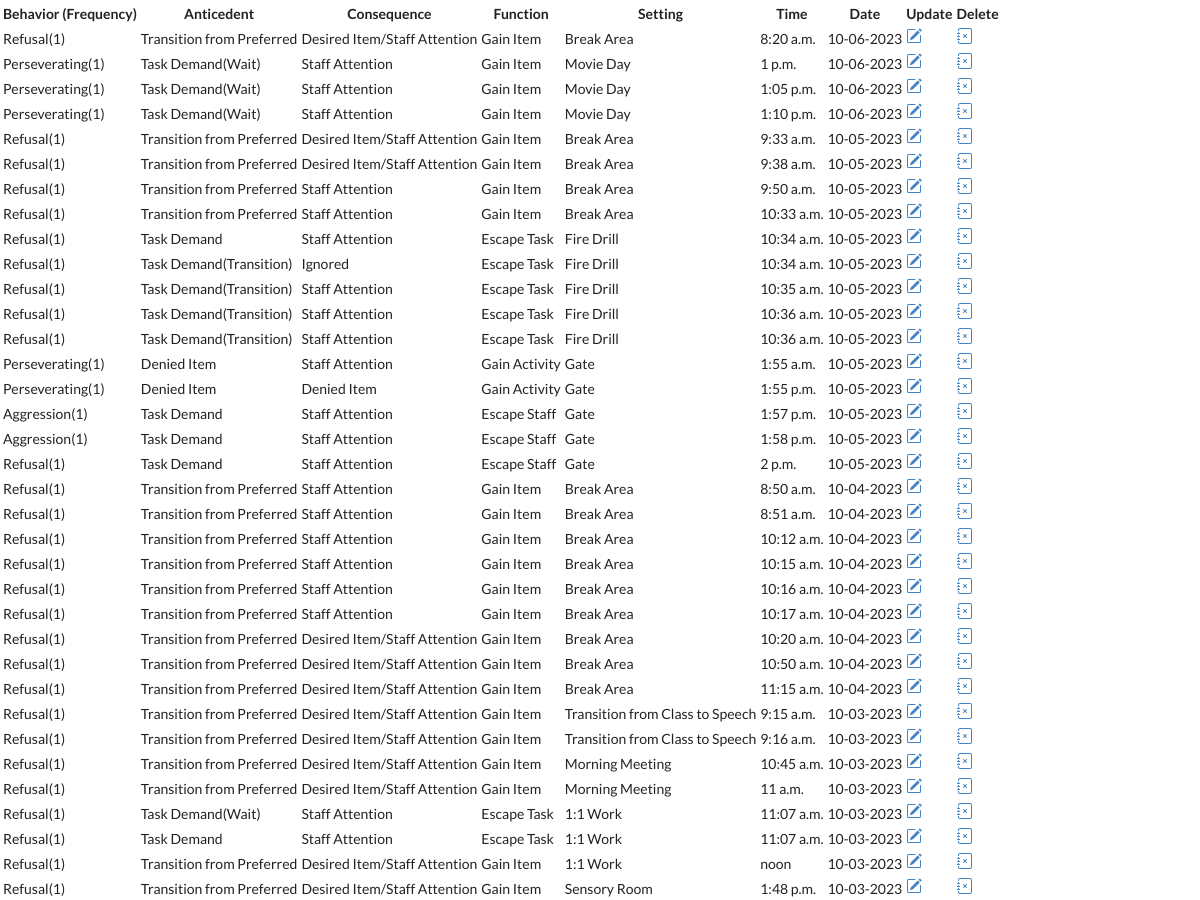
Before: /dashboard/2/ (signed in, middle part) with the older database file.
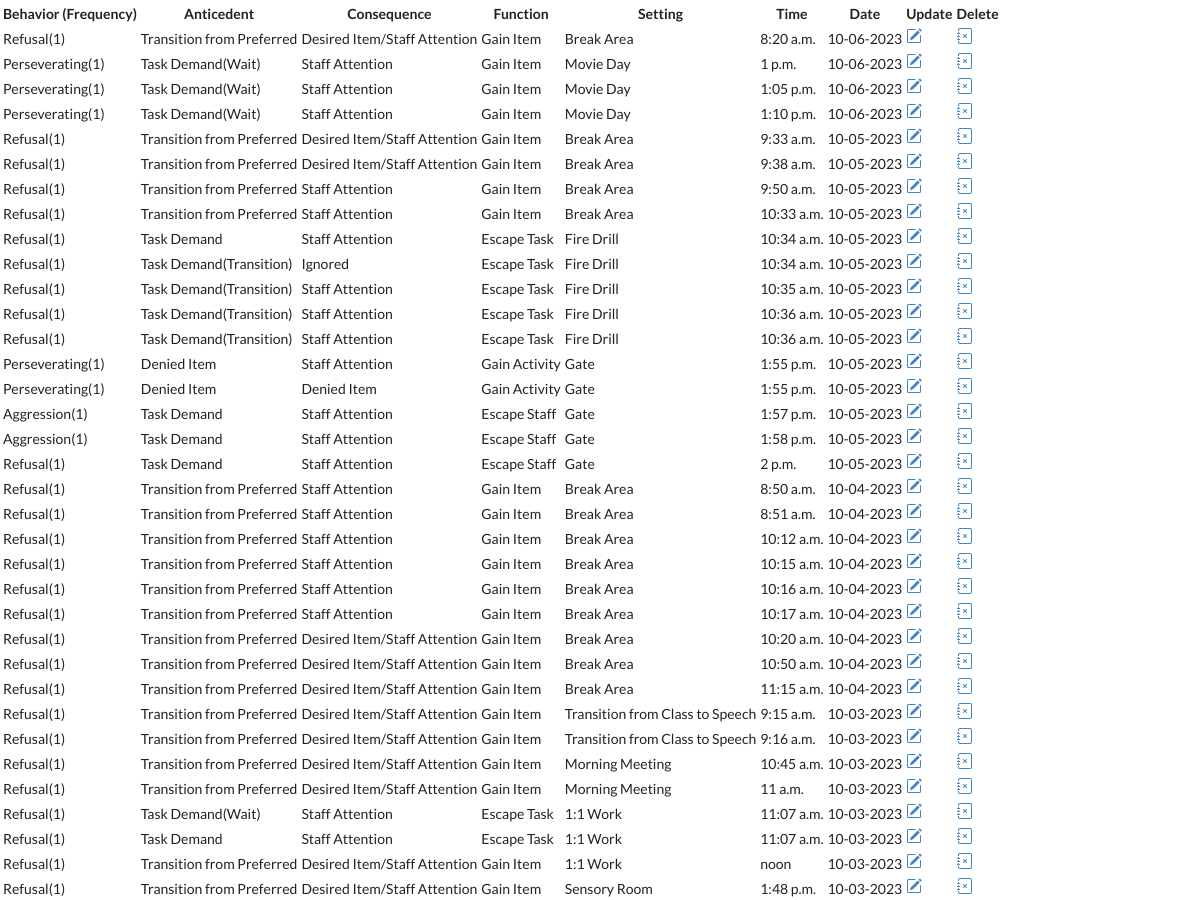
After: the same page with the newer database file.
### bip/models.py (models this page shows, shortened)
class Case(models.Model):
        student= models.ForeignKey(Student,on_delete=models.CASCADE)
        behavior = models.ForeignKey(Behavior, on_delete=models.CASCADE)
        user = models.ForeignKey(User, on_delete=models.CASCADE, default=None)
        anticedent = models.ForeignKey(Anticedent,on_delete=models.CASCADE, verbose_name='Antecedent')
        function = models.ForeignKey(Function,on_delete=models.CASCADE)
        consequence = models.ForeignKey(Consequence,on_delete=models.CASCADE)
        enviroment = models.ForeignKey(Enviroment,on_delete=models.CASCADE, null=True, blank=True, verbose_name='Setting')
        date_created = models.DateField(null=True, blank=True, default=timezone.now)
        duration = models.PositiveIntegerField(null=True, blank=True, verbose_name='Duration')
        time = models.TimeField(null=True, blank=True)
        frequency = models.PositiveIntegerField(null=True, blank=True,  default=1, verbose_name='Frequency')
        class Meta:
            ordering = ['-date_created']

class Behavior(models.Model):
        behaviorincident = models.CharField(max_length=30,verbose_name= 'Behavior')
        behavior_definition = models.CharField(null=True, blank=True, max_length=1000,verbose_name= 'Behavior Definition')
        student= models.ForeignKey(Student,on_delete=models.CASCADE)
        user = models.ForeignKey(User, on_delete=models.CASCADE,  default=None)
        def __str__(self):
          return self.behaviorincident

class Anticedent(models.Model):
        anticedentincident = models.CharField(max_length=50,verbose_name= 'Anticedent', null=True, blank=True)
        student= models.ForeignKey(Student,on_delete=models.CASCADE)
        anticedent_definition = models.CharField(null=True, blank=True, max_length=1000)
        user = models.ForeignKey(User, on_delete=models.CASCADE,  default=None)
        def __str__(self):
          return self.anticedentincident

class Consequence(models.Model):
        behaviorconsequence = models.CharField(max_length=30, null=True, blank=True,verbose_name= 'Consequence')
        student= models.ForeignKey(Student,on_delete=models.CASCADE)
        user = models.ForeignKey(User, on_delete=models.CASCADE,  default=None)
        def __str__(self):
          return self.behaviorconsequence

class Function(models.Model):
        behaviorfunction = models.CharField(max_length=30, null=True, blank=True,verbose_name= 'Function')
        student= models.ForeignKey(Student,on_delete=models.CASCADE)
        user = models.ForeignKey(User, on_delete=models.CASCADE,  default=None)
        def __str__(self):
          return self.behaviorfunction

class Enviroment(models.Model):
        behaviorenviroment = models.CharField(max_length=50, null=True, blank=True,verbose_name= 'Setting')
        student= models.ForeignKey(Student,on_delete=models.CASCADE)
        user = models.ForeignKey(User, on_delete=models.CASCADE,  default=None)
        def __str__(self):
          return self.behaviorenviroment

### bip/views.py (the view)
# urls.py: path('dashboard/<pk>/', views.dashboard, name='dashboard'),
@login_required(login_url='case_manager_login')
@user_passes_test(is_case_manager)
def dashboard(request, pk):
    student = get_object_or_404(Student, pk=pk)
    student_behaviors = student.case_set.all()
    student_time = student.case_set.filter(time__isnull=False).first()
    student_duration = student.case_set.filter(duration__isnull=False).first()
    student_enviroment = student.case_set.filter(enviroment__isnull=False).first()
    behavior = Behavior.objects.all()
    context = {
    'student_behaviors': student_behaviors,
    "student":student,
    'student_time':student_time,
    'student_duration':student_duration,
    'student_enviroment':student_enviroment,
               }
    return render(request, 'bip/dashboard.html',context, )

### bip/context_processors.py (called while the page is built)
def user_context(request):
    user = get_user(request)
    return {'user': user}

### bip/views.py (called while the page is built)
def is_case_manager(user):
    return user.groups.filter(name='CASE MANAGER').exists()

### bip/templates/bip/dashboard.html (shortened to what this page needs)
{% extends 'partials/base.html' %}
{% block content %}
<br>
<div class="container">
<br/>
<br>
<div class="row">
  <div class="col-md">
    <div class="card card-body">
      <table class="table table-striped">
        <tr>
          <th>Behavior (Frequency)</th>
          <th>Anticedent</th>
          <th>Consequence</th>
          <th>Function</th>
          {% if student_enviroment %}
          <th>Setting</th>
          {% endif %}
          {% if student_time %}
        <th>Time</th>
        {% endif %}
          <th>Date</th>
          <th>Update</th>
          <th>Delete</th>
        </tr>
        {% for incident in student_behaviors %}
        <tr>
          <td>{{incident.behavior }}({{incident.frequency }})</td>
          <td>{{incident.anticedent}}</td>
          <td>{{incident.consequence}}</td>
          <td>{{incident.function}}</td>
          {% if incident.enviroment%}
          <td>{{incident.enviroment}}</td>
          {% endif %}
          {% if incident.time %}
          <td>{{incident.time}}</td>
          {% endif %}
          <td>{{incident.date_created|date:'m-d-Y'}}</td>
          <td> <a class="btn btn-warning" href="{% url 'bip:updatepost' pk=incident.pk student_id=incident.student_id %}" ></a></td>
          <td> <a class="btn btn-danger" href="{% url 'bip:delete_post' pk=incident.pk  %}"></a></td>
           {% endfor%}
        </tr>
      </table>
    </div>
  </div>
</div>
</div>
{% endblock %}

Changed rows visible on the page:
changed Case (number 14 of 35 on the later page): time "1:55 a.m." → "1:55 p.m."
